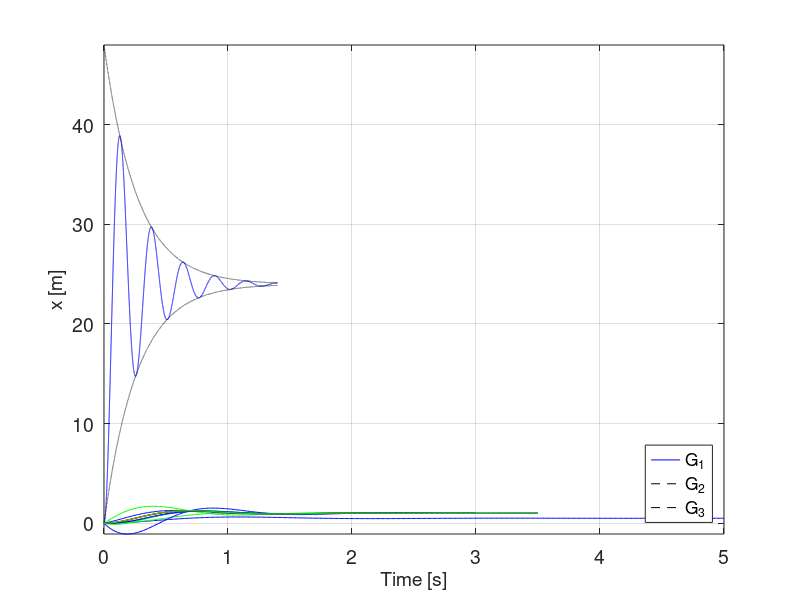

MATLAB code to generate this figure:
%% Lecture 13

%% Example 1

clear; close all; clc; 
figure(1);
G = tf([1],[5 10 500]);         %#ok<*NBRAK>
[y, t]=step(10*G,0:0.001:5);     % simulate step function input of amplitude 10 
% Plot 
plot(t,1000*y,'b-');            % plot in mm
grid on;
ylabel('y [mm]','fontsize',14);
xlabel('Time [s]','fontsize',14);
set(gca,'fontsize',14);

%% Example 2
clear; close all; clc; 

z = 0.15;                       % damping ratio
wn = 25;                        % natural freq. [rad/s]
yss = 24;                       % steady-state value 
wd = wn*sqrt(1-z^2);            % damped freq. [rad/s]
T = 2*pi/wd;                    % period [s]
disp(T*[0.5 1 1.5 2 2.5 3]);    % location of peaks/valleys
y0 = yss*(1+exp(-z*wn*1*T/2));  % max value / first peak
y05 = yss*(1-exp(-z*wn*1*T));   % first valley
y1 = yss*(1+exp(-z*wn*1.5*T));  % second peak
y15 = yss*(1-exp(-z*wn*2*T));   % second valley

figure(1);
G = tf([8*wn^2],[1 2*z*wn wn^2]);
[y, t]=step(3*G,0:0.0001:1.4);
plot(t, y, 'b-'); hold on;
grid on;
plot(t,8*3*(1+exp(-z*wn*t)),'k--'); % bounding envelopes 
plot(t,8*3*(1-exp(-z*wn*t)),'k--');
axis tight;
ylabel('y [m]','fontsize',14);
xlabel('Time [s]','fontsize',14);
set(gca,'fontsize',14);

%% Example 3: SS model

clear; close all; clc; 
figure(1);

A = [0 1 
    -10 -2.5];

L = eig(A);
disp(L);            % eigenvals/poles of TF
if ~isreal(L)       % check if complex
    wn = abs(L);    % natural freq. [rad/s]
    disp(wn);
end

% convert to TF
[b,a] = ss2tf(A,[0;0.5],[1 0],0);
disp(roots(a));     % poles of TF
G = tf(b,a); 
[y,t]=step(10*G,0:0.01:5);
plot(t,y,'b-'); hold on;
grid on;
% axis tight;
ylabel('y [m]','fontsize',14);
xlabel('Time [s]','fontsize',14);
set(gca,'fontsize',14);

%% Extra Pole
clc; close all; clear;
roots([1 4 24.542])                             % dominant poles
G1 = tf(24.542,[1 4 24.542]);                   % base TF
G2 = tf(24.542,[0.1 1.4 6.4542 24.542]);        % extra pole at -10
G3 = tf(24.542,[0.3333 2.3333 12.1807 24.542]); % extra pole at -3 
[Y1,T] = step(G1,0:0.01:3.5);
[Y2,~] = step(G2,T);
[Y3,~] = step(G3,T);
plot(T,Y1,'r-',T,Y2,'b-',T,Y3,'g-');
legend('G_1','G_2','G_3','location','southeast');
grid on; set(gca,'fontsize',14);
ylabel('x [m]','fontsize',14);
xlabel('Time [s]','fontsize',14);
axis tight;

%% Extra Zero
clc; close all; clear;

G1 = tf(24.542,[1 4 24.542]);               % base TF
G2 = tf([2.4542 24.542],[1 4 24.542]);      % extra zero at -10 
G3 = tf([8.18067 24.542],[1 4 24.542]);     % extra zero at -3
[Y1,T] = step(G1,0:0.01:3);
[Y2,~] = step(G2,T);
[Y3,~] = step(G3,T);
plot(T,Y1,'r-',T,Y2,'b-',T,Y3,'g-');
legend('G_1','G_2','G_3','location','southeast');
grid on; set(gca,'fontsize',14);
ylabel('x [m]','fontsize',14);
xlabel('Time [s]','fontsize',14);
axis tight;

%% Extra RHP Zero
clc; close all; clear;

G1 = tf(24.542,[1 4 24.542]);               % base TF
G2 = tf([-12.271 24.542],[1 4 24.542]);     % extra zero at +2
G3 = tf([-2.72689 24.542],[1 4 24.542]);    % extra zero at +9
[Y1,T] = step(G1,0:0.01:3.5);
[Y2,~] = step(G2,T);
[Y3,~] = step(G3,T);
plot(T,Y1,'r-',T,Y2,'b-',T,Y3,'g-');
legend('G_1','G_2','G_3','location','southeast');
grid on; set(gca,'fontsize',14);
ylabel('x [m]','fontsize',14);
xlabel('Time [s]','fontsize',14);
axis tight;

%% Extra Zero Close to Extra Pole 
clc; close all; clear;

G1 = tf(24.542,[1 4 24.542]);                       % base TF
% G2 = tf([26.1781 78.5344],[1 7.2 37.342 78.5344]);
% G2 = tf([8.181 24.542],[0.3125 2.25 11.67 24.54]);
G2 = tf([24.542],[0.08 1.32 5.963 24.542]);         % p = -12.5
G3 = tf([2.028 24.542],[0.08 1.32 5.963 24.542]);   % p = -12.5, z = -12.1
[Y1,T] = step(G1,0:0.01:3);
[Y2,~] = step(G2,T);
[Y3,~] = step(G3,T);
plot(T,Y1,'r-',T,Y2,'b-',T,Y3,'g-');
legend('G_1','G_2','G_3','location','southeast');
grid on; set(gca,'fontsize',14);
ylabel('x [m]','fontsize',14);
xlabel('Time [s]','fontsize',14);
axis tight;
